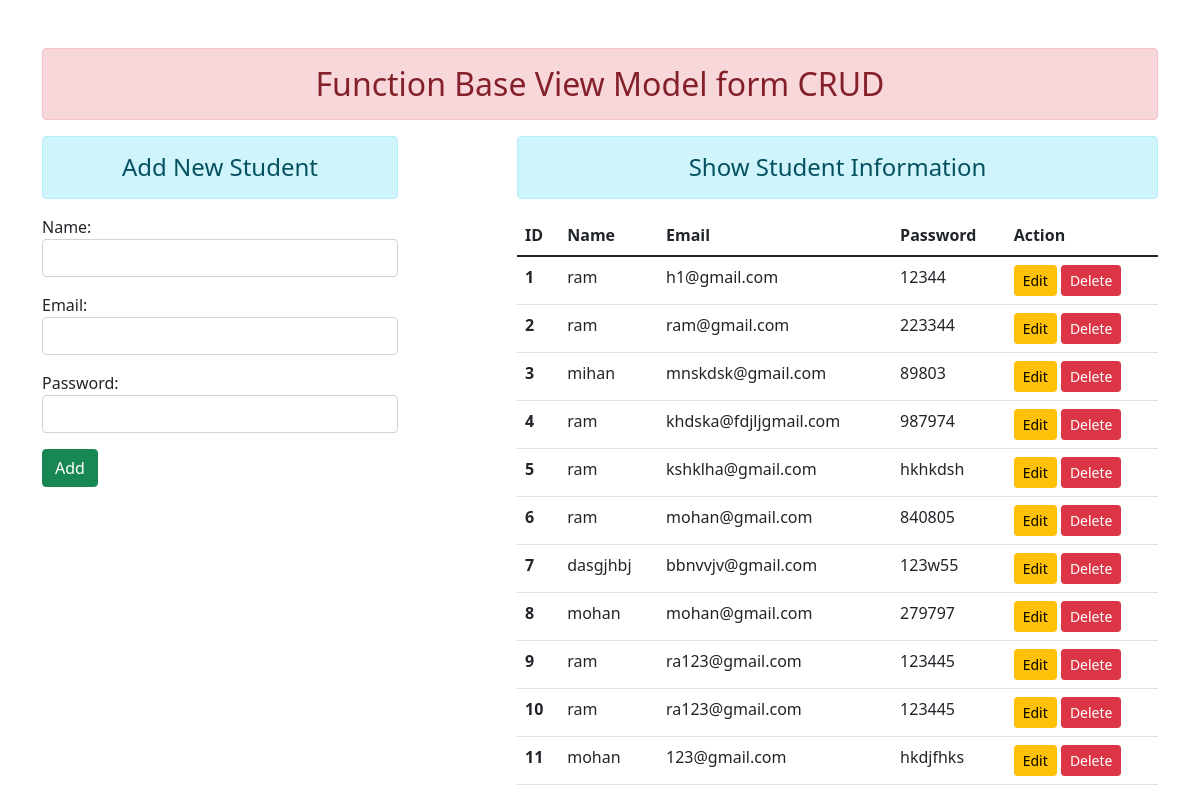
Before: / with the older database file.
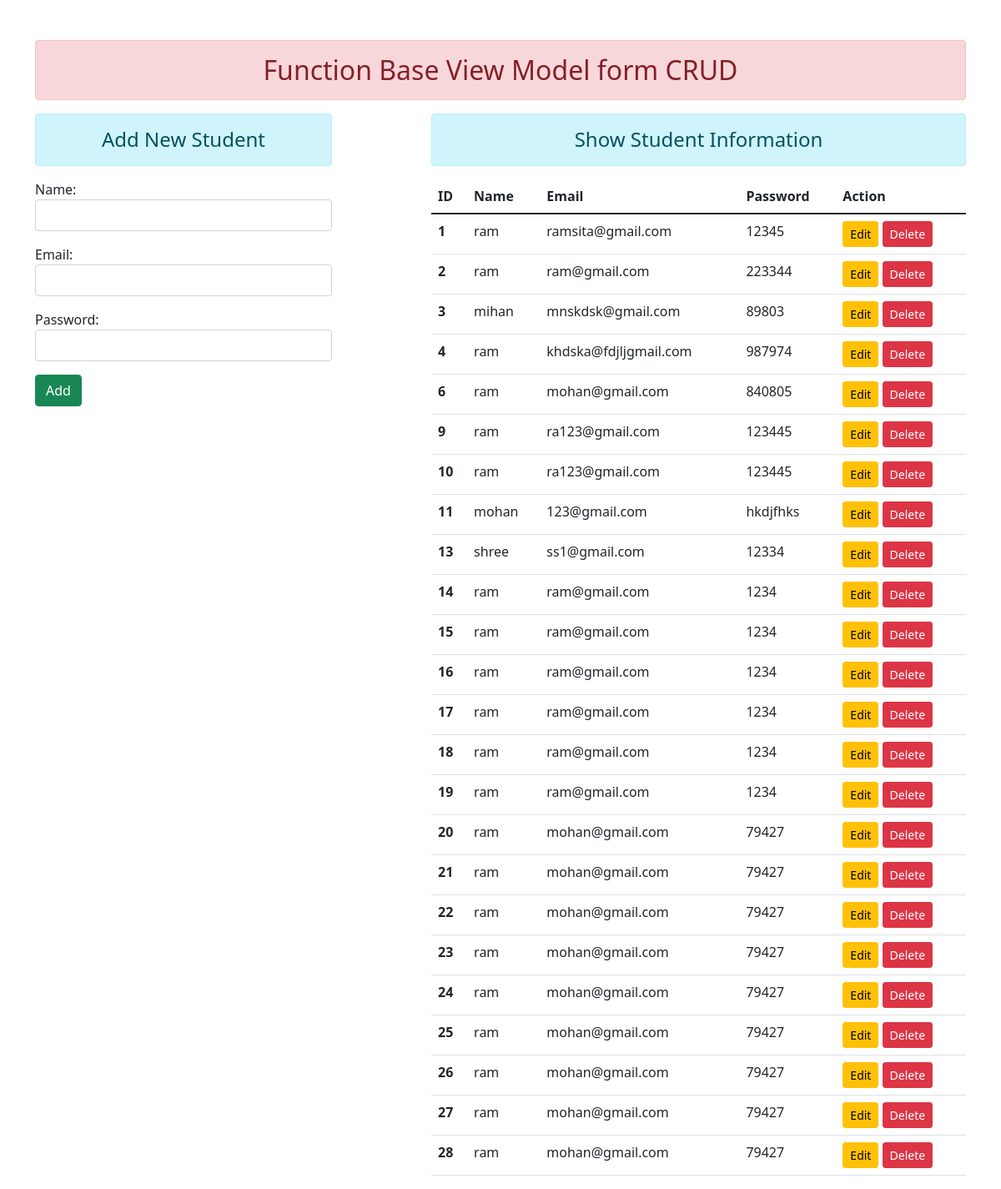
After: the same page with the newer database file.
### enroll/models.py (models this page shows, shortened)
class User(models.Model):
    name=models.CharField(max_length=70)
    email=models.EmailField(max_length=100)
    password=models.CharField(max_length=100)

### enroll/views.py (the view)
# urls.py: path('',views.add_show,name='add_show'),
def add_show(request):
    if request.method == 'POST':
        fm=StudentsRegisteration(request.POST)
        if fm.is_valid():
            nm=fm.cleaned_data['name']
            em=fm.cleaned_data['email']
            pw=fm.cleaned_data['password']
            reg =User(name=nm,email=em,password=pw)
            reg.save()
            fm=StudentsRegisteration()
    else:
        fm=StudentsRegisteration()
    stud=User.objects.all()
    return render(request,'enroll/add_show.html',{'form':fm,'stu':stud})

### enroll/forms.py
class StudentsRegisteration(forms.ModelForm):
    class Meta:
        model=User
        fields=['name','email','password']
        widgets = {
            'name':forms.TextInput(attrs={'class':'form-control'}),
            'email':forms.EmailInput(attrs={'class':'form-control'}),
            'password':forms.PasswordInput(attrs={'class':'form-control'}),
        }

### enroll/templates/enroll/add_show.html (shortened to what this page needs)
{% extends 'enroll/base.html' %}{% load static %}
{% block content %}
<div class="row">
    <div class="col-sm-4">
        <h4 class="text-center alert alert-info">Add New Student</h4>
        <form action="" method="POST">
            {{form.as_p}}
            <input type="submit" class="btn btn-success" value="Add">
        </form>
    </div>
      <div class="col-sm-7 offset-1">
        <h4 class="text-center alert alert-info">Show Student Information</h4>
        {% if stu %}
        <table class="table table-hover">
            <thead>
                <tr>
                  <th scope="col">ID</th>
                  <th scope="col">Name</th>
                  <th scope="col">Email</th>
                  <th scope="col">Password</th>
                  <th scope="col">Action</th>
                </tr>
              </thead>
              <tbody>
                  {% for st in stu %}
                <tr>
                    <th scope="row">{{st.id}}</th>
                    <td>{{st.name}}</td>
                    <td>{{st.email}}</td>
                    <td>{{st.password}}</td>
                    <td> <a href="{% url 'updated-data' st.id %}" class="btn btn-warning btn-sm">Edit</a>
                        <form action="{% url 'delete-data' st.id %}" method="post" class="d-inline">
                            <input class="btn btn-danger btn-sm" type="submit" value="Delete">
                        </form>
                </tr>
                {% endfor %}
              </tbody>
          </table>
        {% else %}
        <h4 class="text-center alert alert-warning">No Record!!</h4>
        {% endif %}
    </div>
    </div>
{% endblock content %}

### enroll/templates/enroll/base.html (shortened to what this page needs)
<!DOCTYPE html> {% load static %}
<html lang="en">
<head>
    <link rel="stylesheet" href="{% static 'enroll/css/bootstrap.min.css' %}">
</head>
<body>
    <div class="container mt-5">
        <h2 class="text-center alert alert-danger">Function Base View Model form CRUD</h2>
        {% block content %} {% endblock content %}
    </div>
</body>
</html>

Changed rows visible on the page:
removed User: id "5", name "ram", email "kshklha@gmail.com", password "hkhkdsh"
removed User: id "7", name "dasgjhbj", email "bbnvvjv@gmail.com", password "123w55"
removed User: id "8", name "mohan", email "mohan@gmail.com", password "279797"
changed User id 1: email "h1@gmail.com" → "ramsita@gmail.com"; password "12344" → "12345"
added User: id "13", name "shree", email "ss1@gmail.com", password "12334"
added User: id "14", name "ram", email "ram@gmail.com", password "1234"
added User: id "15", name "ram", email "ram@gmail.com", password "1234"
added User: id "16", name "ram", email "ram@gmail.com", password "1234"
added User: id "17", name "ram", email "ram@gmail.com", password "1234"
added User: id "18", name "ram", email "ram@gmail.com", password "1234"
added User: id "19", name "ram", email "ram@gmail.com", password "1234"
added User: id "20", name "ram", email "mohan@gmail.com", password "79427"
added User: id "21", name "ram", email "mohan@gmail.com", password "79427"
added User: id "22", name "ram", email "mohan@gmail.com", password "79427"
added User: id "23", name "ram", email "mohan@gmail.com", password "79427"
added User: id "24", name "ram", email "mohan@gmail.com", password "79427"
added User: id "25", name "ram", email "mohan@gmail.com", password "79427"
added User: id "26", name "ram", email "mohan@gmail.com", password "79427"
added User: id "27", name "ram", email "mohan@gmail.com", password "79427"
added User: id "28", name "ram", email "mohan@gmail.com", password "79427"
